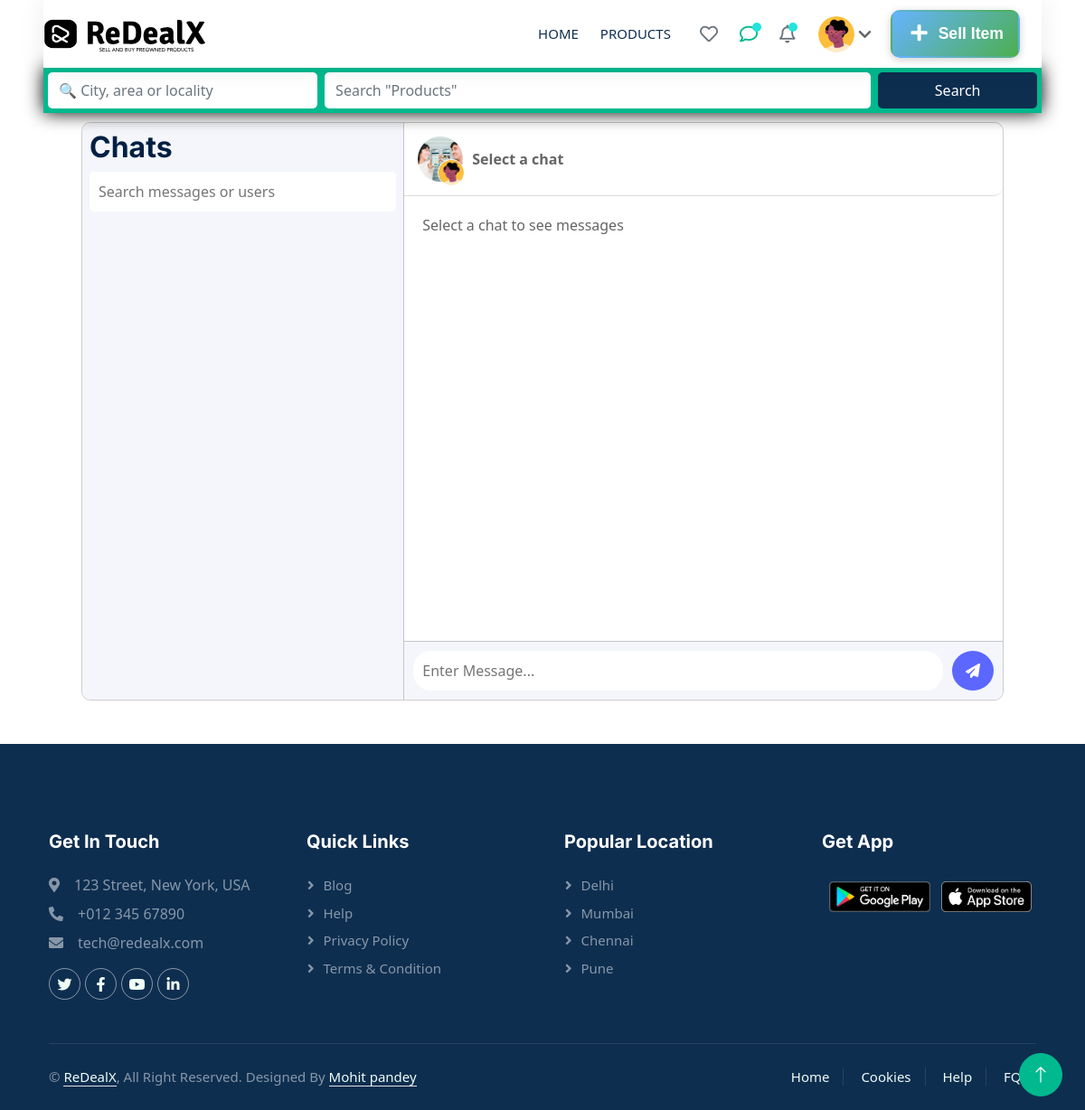
/chat/ (signed in), run on an earlier commit of the app's database.
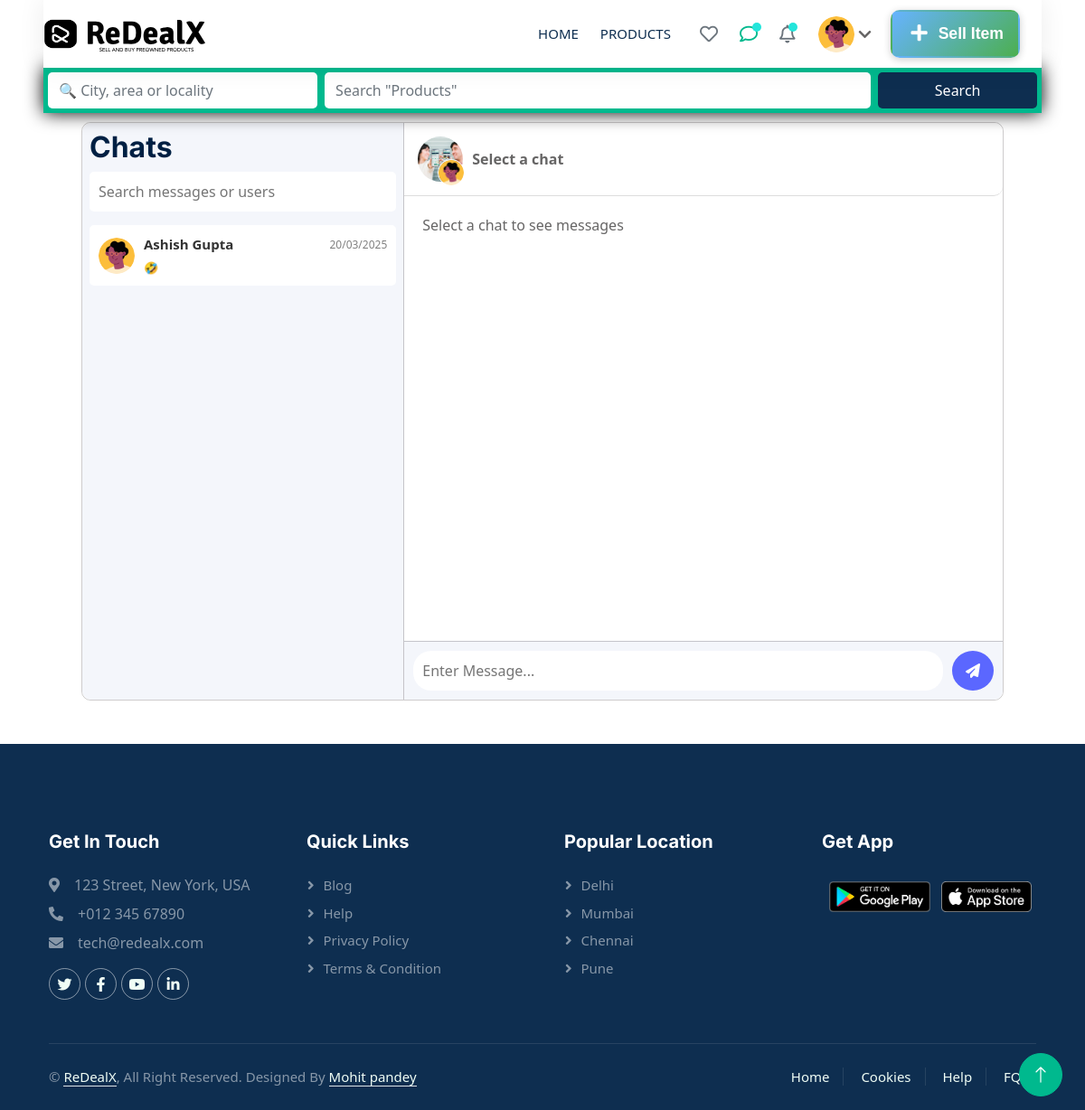
And on a later commit of the database.
### Chat/models.py (models this page shows, shortened)
class Chat(models.Model):
    product = models.ForeignKey(Product, on_delete=models.CASCADE, related_name="chat_product")
    buyer = models.ForeignKey(CustomUser, on_delete=models.CASCADE, related_name="buyer_chats")
    seller = models.ForeignKey(CustomUser, on_delete=models.CASCADE, related_name="seller_chats")
    created_at = models.DateTimeField(auto_now_add=True)
    class Meta:
        unique_together = ('product', 'buyer', 'seller')  # Ensure one chat per product between buyer & seller

class Message(models.Model):
    chat = models.ForeignKey(Chat, on_delete=models.CASCADE, related_name="messages")
    sender = models.ForeignKey(CustomUser, on_delete=models.CASCADE)
    text = models.TextField()
    timestamp = models.DateTimeField(auto_now_add=True)
    is_read = models.BooleanField(default=False)

### home/models.py (models this page shows, shortened)
class CustomUser(AbstractUser):
    phone_number = models.IntegerField(unique=True, blank=True, null=True)
    address = models.TextField(blank=True, null=True)
    profile_picture = models.ImageField(upload_to='user_profiles/', blank=True, null=True)
    email = models.EmailField(default='', max_length=254, null=True, blank=True)
    is_verified = models.BooleanField(default=False)
    created_at = models.DateTimeField(auto_now_add=True)

### Chat/views.py (the view)
# urls.py: path('', views.chatsPage, name="chats"),
@login_required
def chatsPage(request):
    if 'address' in request.GET or 'prod' in request.GET:
        search_results = search_products(request)
        return render(request, "allProducts.html", {'products': search_results} if search_results.exists() else {})
    auth_response = handle_user_auth(request)
    if auth_response:
        return auth_response
    user_chats = Chat.objects.filter(
        Q(buyer=request.user) | Q(seller=request.user)
    ).prefetch_related("messages").order_by('-created_at')
    notifications = Notification.objects.filter(user=request.user, is_read=False).order_by('-created_at')
    user_wishlist = WishlistItem.objects.filter(user=request.user).values_list('product_id', flat=True)
    context = {
        'chats': user_chats,
        'notifications': notifications,
        'user_wishlist': list(user_wishlist)
    }
    return render(request, 'chatPage.html', context)

### home/templatetags/custom_filters.py (called while the page is built)
@register.filter
def custom_timesince(value):
    if not value:
        return ""
    time_difference = now() - value
    if time_difference < timedelta(hours=1):
        minutes = time_difference.seconds // 60
        return f"{minutes} min ago"
    elif time_difference < timedelta(days=1):
        hours = time_difference.seconds // 3600
        return f"{hours} hr ago"
    elif time_difference < timedelta(days=30):
        days = time_difference.days
        return f"{days} days ago"
    elif time_difference < timedelta(days=365):
        months = time_difference.days // 30
        return f"{months} month{'s' if months > 1 else ''} ago"
    else:
        years = time_difference.days // 365
        return f"{years} year{'s' if years > 1 else ''} ago"

### Chat/templates/chatPage.html (shortened to what the changed rows need)
{% extends 'base.html' %}
{% load static %}
{% block css %}
<link rel="stylesheet" href="{% static 'Css/chatPage.css' %}" />
{% endblock %}
{% block body %}
{% include 'navbar.html' %}
<div class="chat-container">
    <aside class="sidebar">
        <h2>Chats</h2>
        <div class="contacts">
            {% for chat in chats %}
                {% if request.user == chat.buyer %}
                    {% with chat.seller as other_user %}
                        <div class="contact" onclick="setActiveChat(this, '{{ chat.id }}', '{{ other_user.first_name }}', '{{ other_user.last_name }}', '{{ chat.product.title }}', '{{ chat.product.price }}', '{% if chat.product.images.first.image1 %}{{ chat.product.images.first.image1.url }}{% else %}/static/default-product.jpg{% endif %}')">
                            <div class="imagechat">
                                <img src="{% if other_user.profile_picture %}{{ other_user.profile_picture.url }}{% else %}{% static 'img/userlogo.webp' %}{% endif %}" alt="User Avatar" />
                            </div>
                            <div class="chat-details">
                                <div class="detailname">
                                    <p class="name">{{ other_user.first_name }} {{ other_user.last_name }}</p>
                                    <p class="date">{{ chat.created_at|date:"d/m/Y" }}</p>
                                </div>
                                <div class="newchat">
                                     <p>{{ chat.messages.last.text|default:"No messages yet"|truncatewords:6 }}</p>
                                </div>
                            </div>
                        </div>
                    {% endwith %}
                {% else %}
                    {% with chat.buyer as other_user %}
                        <div class="contact" onclick="setActiveChat(this, '{{ chat.id }}', '{{ other_user.first_name }}', '{{ other_user.last_name }}', '{{ chat.product.title }}', '{{ chat.product.price }}', '{% if chat.product.images.first.image1 %}{{ chat.product.images.first.image1.url }}{% else %}/static/default-product.jpg{% endif %}')">
                            <div class="imagechat">
                                <img src="{% if other_user.profile_picture %}{{ other_user.profile_picture.url }}{% else %}{% static 'img/userlogo.webp' %}{% endif %}" alt="User Avatar" />
                            </div>
                            <div class="chat-details">
                                <div class="detailname">
                                    <p class="name">{{ other_user.first_name }} {{ other_user.last_name }}</p>
                                    <p class="date">{{ chat.created_at|date:"d/m/Y" }}</p>
                                </div>
                                <div class="newchat">
                                    <p>{{ chat.messages.last.text|default:"No messages yet"|truncatewords:6 }}</p>
                                </div>
                            </div>
                        </div>
                    {% endwith %}
                {% endif %}
            {% endfor %}
        </div>
    </aside>
</div>
{% endblock %}

What changed in the data, as far as the page shows it:
added Chat: buyer.first_name "Ashish", buyer.last_name "Gupta", created_at "20/03/2025", messages.last.text "🤣"
